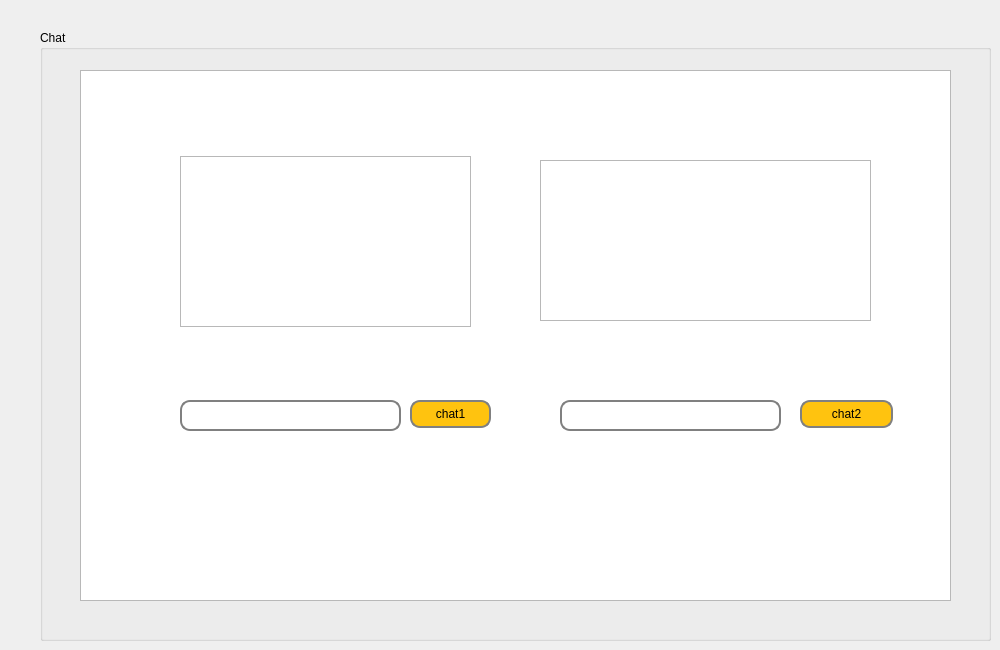
   <widget class="QWidget" name="tab_2">
    <attribute name="title">
     <string>CHAT</string>
    </attribute>
    <widget class="QGroupBox" name="groupBox_8">
     <property name="geometry">
      <rect>
       <x>40</x>
       <y>30</y>
       <width>951</width>
       <height>611</height>
      </rect>
     </property>
     <property name="title">
      <string>Chat</string>
     </property>
     <widget class="QTextEdit" name="textEdit">
      <property name="geometry">
       <rect>
        <x>40</x>
        <y>40</y>
        <width>871</width>
        <height>531</height>
       </rect>
      </property>
     </widget>
     <widget class="QLineEdit" name="lineEdit">
      <property name="geometry">
       <rect>
        <x>140</x>
        <y>370</y>
        <width>221</width>
        <height>31</height>
       </rect>
      </property>
      <property name="styleSheet">
       <string notr="true">background-color:rgb(255, 255, 255); 
border: 2px solid gray; 
border-radius: 10px; 
padding: 0 8px; 
selection-background-color: darkgray;
</string>
      </property>
     </widget>
     <widget class="QLineEdit" name="lineEdit_6">
      <property name="geometry">
       <rect>
        <x>520</x>
        <y>370</y>
        <width>221</width>
        <height>31</height>
       </rect>
      </property>
      <property name="styleSheet">
       <string notr="true">background-color:rgb(255, 255, 255); 
border: 2px solid gray; 
border-radius: 10px; 
padding: 0 8px; 
selection-background-color: darkgray;</string>
      </property>
     </widget>
     <widget class="QPlainTextEdit" name="plainTextEdit">
      <property name="geometry">
       <rect>
        <x>140</x>
        <y>126</y>
        <width>291</width>
        <height>171</height>
       </rect>
      </property>
     </widget>
     <widget class="QPlainTextEdit" name="plainTextEdit_2">
      <property name="geometry">
       <rect>
        <x>500</x>
        <y>130</y>
        <width>331</width>
        <height>161</height>
       </rect>
      </property>
     </widget>
     <widget class="QPushButton" name="pushButton_8">
      <property name="geometry">
       <rect>
        <x>370</x>
        <y>370</y>
        <width>81</width>
        <height>28</height>
       </rect>
      </property>
      <property name="styleSheet">
       <string notr="true">background-color:rgb(255, 195, 15);
border: 2px solid gray; 
border-radius: 10px; 
padding: 0 8px; 
selection-background-color: darkgray;</string>
      </property>
      <property name="text">
       <string>chat1</string>
      </property>
     </widget>
     <widget class="QPushButton" name="pushButton_9">
      <property name="geometry">
       <rect>
        <x>760</x>
        <y>370</y>
        <width>93</width>
        <height>28</height>
       </rect>
      </property>
      <property name="styleSheet">
       <string notr="true">background-color:rgb(255, 195, 15);
border: 2px solid gray; 
border-radius: 10px; 
padding: 0 8px; 
selection-background-color: darkgray;</string>
      </property>
      <property name="text">
       <string>chat2</string>
      </property>
     </widget>
    </widget>
   </widget>
